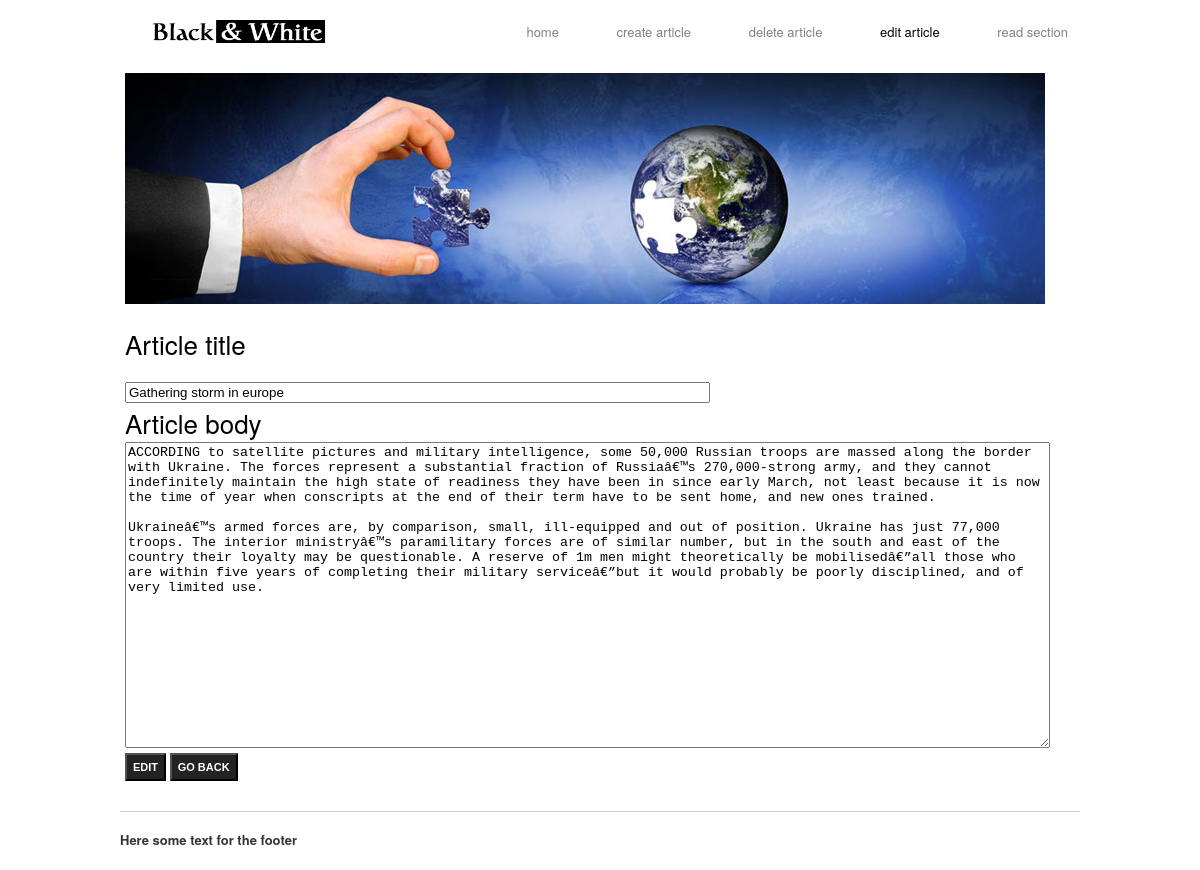
Page /edit_single_view.php?id=1 on the committed database.
### tables this page shows
CREATE TABLE IF NOT EXISTS `article` (
  `id` int(11) NOT NULL AUTO_INCREMENT,
  `title` varchar(145) NOT NULL,
  `body` varchar(2000) NOT NULL,
  PRIMARY KEY (`id`),
  UNIQUE KEY `id_UNIQUE` (`id`)
);

### database.php (called while the page is built, shortened)
<?php
class db {
	protected $hostname = '';
	protected $username = '';
	protected $password = '';
	function __construct()
	{
		$this->connection = mysql_connect($this->hostname, $this->username, $this->password) or die( 'Cannot connect ' . mysql_errno());
	}
	public function selectOne($id)
	{
		return mysql_query("SELECT * FROM article WHERE id=$id");
	}
	public function fetchAssoc($result)
	{
		return mysql_fetch_assoc($result);
	}
}

### edit_single_view.php (the view, shortened to what this page needs)
<?php
require_once('database.php');
$database = new db();
$id       = $_GET['id'];
$results  = $database->selectOne($id);
if($database->affectedRows())
{
	$article = $database->fetchAssoc($results);
	$title   = $article['title'];
	$body    = $article['body'];
}
?>
<nav>
	<ul>
		<li><a href="home.php">Home</a></li>
		<li><a href="add_article.php">Create Article</a></li>
		<li><a href="delete_article.php">Delete Article</a></li>
		<li><a href="edit_article.php" class="selected">Edit Article</a></li>
		<li><a href="read_section.php">Read Section</a></li>
	</ul>
</nav>
</header>
	<div class="main clearfix">
		<div class="grid_24 work">
			<img src="images/edit.jpg">
			<form action="" method="POST">
				<h2><label for="article_title">Article title</label></h2>
				<br>
				<input type="text" name="article_title" id="article_title" maxlength="70" size="70"
				value="<?php echo $title; ?>">
				<h2><label for="article_body">Article body</label></h2>
				<textarea name="article_body" name="article_body" id="article_body" rows="20" cols="113"><?php echo $body; ?></textarea>
				<input type="submit" value="Edit" name="edit_article" class="button">
				<input type="submit" class='button' name="go_back" value="Go back">
			</form>
		</div>
	</div>

### css/text.css (style rules this page uses)
body { font: 13px/1.5 "Helvetica Neue", Arial, "Liberation Sans", FreeSans, sans-serif; }
h2 { font-size: 23px; }
ul { list-style: disc; }
li { margin-left: 30px; }
p, dl, hr, h1, h2, h3, h4, h5, h6, ol, ul, pre, table, address, fieldset, figure { margin-bottom: 20px; }

### css/960_24_col.css (style rules this page uses)
body { min-width: 960px; }
.container_24 { margin-left: auto; margin-right: auto; width: 960px; }
.grid_1, .grid_2, .grid_3, .grid_4, .grid_5, .grid_6, .grid_7, .grid_8, .grid_9, .grid_10, .grid_11, .grid_12, .grid_13, .grid_14, .grid_15, .grid_16, .grid_17, .grid_18, .grid_19, .grid_20, .grid_21, .grid_22, .grid_23, .grid_24 { display: inline; float: left; margin-left: 5px; margin-right: 5px; word-wrap:break-word; }
.container_24 .grid_24 { width: 950px; }
.clearfix:before, .clearfix:after, .container_24:before, .container_24:after { content: '.'; display: block; overflow: hidden; visibility: hidden; font-size: 0; line-height: 0; width: 0; height: 0; }
.clearfix:after, .container_24:after { clear: both; }
.clearfix, .container_24 { zoom: 1; }

### css/main.css (style rules this page uses)
header img { padding: 10px; }
header { overflow: hidden; }
.logo { margin-bottom: 20px; }
nav { float: right; padding-top: 12px; }
nav li { display: inline; padding: 12px; }
nav a { text-transform: lowercase; }
.main { margin-top: 20px; }
footer { clear: both; border-top: 1px solid #d1d1d1; padding-top: 18px; margin-top: 30px; }
.work h2, .work h4 { font-weight: normal; font-size: 26px; }
.work h2 { margin-bottom: 0; }
.work img { margin-bottom: 20px; margin-top: -25px; }
.container_24 { margin-top: 10px; }
p { font-size: 13px; line-height: 20px; color: #353535; }
a { text-decoration: none; color: gray; }
a:hover, .selected { color: black; }
.button { background: #242324; padding: 6px; color: white; text-transform: uppercase; font-weight: bold; font-size: 11px; }

### rows in the picture
article: article_title "Gathering storm in europe", article_body "ACCORDING to satellite pictures and military intelligence, some 50,000 Russian troops are massed along the border with Ukraine. The forces represent a substantial fraction of Russiaâ€™s 270,000-strong army, and they cannot indefinitely maintain the high state of readiness they have been in since early March, not least because it is now the time of year when conscripts at the end of their term have to be sent home, and new ones trained. Ukraineâ€™s armed forces are, by comparison, small, ill-equipped and out of position. Ukraine has just 77,000 troops. The interior ministryâ€™s paramilitary forces are of similar number, but in the south and east of the country their loyalty may be…"
